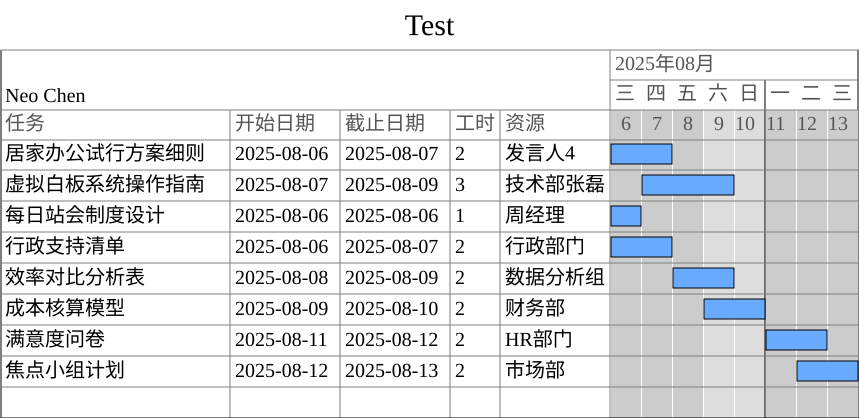

Recreate this plot in Python.
#!/usr/bin/env python3
# -*- coding: UTF-8 -*-
##############################################
# Home	: https://www.netkiller.cn
# Author: Neo <netkiller@msn.com>
# Data: 2025-08-04
##############################################
import os
import sys

module = os.path.dirname(os.path.dirname(os.path.abspath(__file__)))
sys.path.insert(0, ".")
sys.path.insert(1, module)

try:
    from src.netkiller.gantt import Gantt, Data, Workload
    from src.netkiller.markdown import Markdown

except ImportError as err:
    print("Error: %s" % (err))
    exit()


def main():
    text = """
    # Table
    | id | name | start | finish | resource | predecessor | milestone | parent |
    |------|------|--------|
    | 1 | 测试麦克风 | 2025-07-01 | 2025-07-02 | 工程师 |
    | 2 | 设备送检 | 2025-07-03 | 2025-07-04   | 设计师 |
    | 3 | 完成包装 | 2025-07-05 | 2025-07-10   | 设计师 |
    | 4 | 竞品评估 | 2025-07-02 | 2025-07-04   | 设计师 |
    | 5 | 分析报告 | 2025-07-08 | 2025-07-15   | 设计师 |
    | 6 | 集成测试 | 2025-07-01 | 2025-07-06   | 设计师 |
    
    https://www.netkiller.cn/python/
        """

    # markdown = Markdown(text1)
    # items = markdown.table2dict()
    # print(items)
    # tmp = Data()
    # no = 1
    # for item in items:
    #     print(item)
    #     # tmp.add(item["id"], item["name"], item["start"], item["finish"], item["resource"],
    #     #         item["predecessor"], item["milestone"], item["parent"])
    #     tmp.add(no, item["name"], item["start"], item["finish"], item["resource"],
    #             None, None, None)
    #     no += 1
    # data = tmp.data
    # print(data)

    text1 = """
    # Table
    | id | name | start | finish | resource | predecessor | milestone | parent |
    |------|------|--------|
    | 1 | 测试麦克风 | 2025-07-01 | 2025-07-02 | 工程师 | 1 | False | 0 |
    | 2 | 设备送检 | 2025-07-03 | 2025-07-04   | 设计师 | 1 | False | 0 |
    | 3 | 完成包装 | 2025-07-05 | 2025-07-10   | 设计师 | 1 | False | 0 |
    | 4 | 竞品评估 | 2025-07-02 | 2025-07-04   | 设计师 | 1 | False | 0 |
    | 5 | 分析报告 | 2025-07-08 | 2025-07-15   | 设计师 | 1 | False | 0 |
    | 6 | 集成测试 | 2025-07-01 | 2025-07-06   | 设计师 | 1 | False | 0 |

    https://www.netkiller.cn/python/
    """

    # markdown = Markdown(text1)
    # data = markdown.gantt()
    # print(data)

    text2 = """
    ## 工作计划
    | 序号 | 任务名称 | 执行人 | 开始日期 | 结束日期 | 工时 |
    | :-----| :---- | :----: | :----: | :----: | :----: |
    | 1 | 居家办公试行方案细则 | 发言人4 | 2025-08-06 | 2025-08-07 | 1.5天 |
    | 2 | 虚拟白板系统操作指南 | 技术部张磊 | 2025-08-07 | 2025-08-09 | 2天 |
    | 3 | 每日站会制度设计 | 周经理 | 2025-08-06 | 2025-08-06 | 0.5天 |
    | 4 | 行政支持清单 | 行政部门 | 2025-08-06 | 2025-08-07 | 1天 |
    | 5 | 效率对比分析表 | 数据分析组 | 2025-08-08 | 2025-08-09 | 1.5天 |
    | 6 | 成本核算模型 | 财务部 | 2025-08-09 | 2025-08-10 | 1天 |
    | 7 | 满意度问卷 | HR部门 | 2025-08-11 | 2025-08-12 | 1天 |
    | 8 | 焦点小组计划 | 市场部 | 2025-08-12 | 2025-08-13 | 0.5天 |
    """

    markdown = Markdown(text2)
    items = markdown.table2dict()
    print(items)
    tmp = Data()
    no = 1
    for item in items:
        print(item)
        # tmp.add(item["id"], item["name"], item["start"], item["finish"], item["resource"],
        #         item["predecessor"], item["milestone"], item["parent"])
        tmp.add(item["序号"], item["任务名称"], item["开始日期"], item["结束日期"], item["执行人"],
                None, None, None)
        no += 1
    data = tmp.data

    try:

        gantt = Gantt()
        # gantt.hideTable()
        gantt.load(data)
        gantt.author("Neo Chen")
        # gantt.setWorkweeks(workweeks, options.oddeven)
        gantt.title("Test")
        gantt.legend(False)
        gantt.save("markdown.svg")
    except KeyboardInterrupt as e:
        print(e)
    except Exception as e:
        print(e)


if __name__ == "__main__":
    main()
